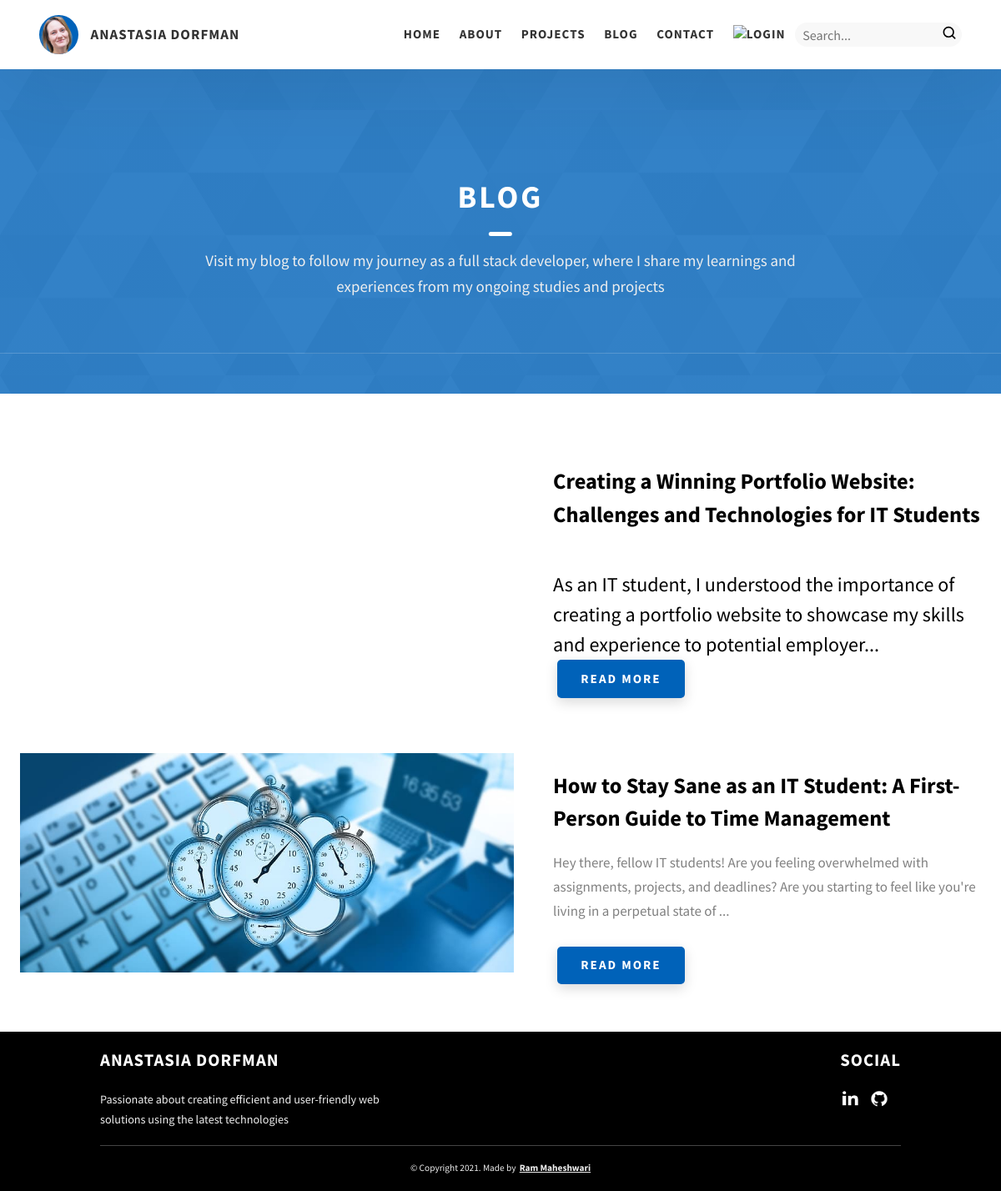
Screenshot of /blog.php with the database file from the repository.
### tables this page shows
CREATE TABLE `posts` (
  `post_id` int(11) NOT NULL AUTO_INCREMENT,
  `title` varchar(255) NOT NULL,
  `content` longtext NOT NULL,
  `created_at` timestamp NOT NULL DEFAULT CURRENT_TIMESTAMP,
  `blog_id` int(11) NOT NULL,
  `user_id` int(11) NOT NULL,
  PRIMARY KEY (`post_id`),
  KEY `FK_posts_idx` (`blog_id`),
  KEY `FK_posts_users_idx` (`user_id`),
  CONSTRAINT `FK_posts` FOREIGN KEY (`blog_id`) REFERENCES `blogs` (`blog_id`) ON DELETE NO ACTION ON UPDATE NO ACTION,
  CONSTRAINT `FK_posts_users` FOREIGN KEY (`user_id`) REFERENCES `users` (`user_id`) ON DELETE CASCADE ON UPDATE CASCADE
);

CREATE TABLE `images` (
  `image_id` int(11) NOT NULL AUTO_INCREMENT,
  `type` varchar(45) NOT NULL DEFAULT 'image',
  `name` varchar(45) DEFAULT NULL,
  `link` varchar(255) NOT NULL,
  `post_id` int(11) DEFAULT NULL,
  `project_id` int(11) DEFAULT NULL,
  PRIMARY KEY (`image_id`),
  KEY `FK_images_posts_idx` (`post_id`),
  KEY `FK_images_projects_idx` (`project_id`),
  CONSTRAINT `FK_images_posts` FOREIGN KEY (`post_id`) REFERENCES `posts` (`post_id`) ON DELETE NO ACTION ON UPDATE NO ACTION,
  CONSTRAINT `FK_images_projects` FOREIGN KEY (`project_id`) REFERENCES `projects` (`id`) ON DELETE NO ACTION ON UPDATE NO ACTION
);

### www/includes/Post.php (called while the page is built, shortened)
<?php
class Post
{
    private $title;
    private $content;
    private $postId;
    private $avatar = '';
    public function __construct(
        int $userId,
        string $title,
        string $content,
        int $blogId,
        array $tags = null,
        int $postId = null,
        array $images = null,
        string $avatar = null
    ) {
        $this->title = $title;
        $this->content = $content;
        $this->postId = $postId;
        $this->avatar = $avatar;
    }
    public function getTitle(): string
    {
        return $this->title;
    }
    public function getContent(): string
    {
        return $this->content;
    }
    public function getPostId(): int
    {
        return $this->postId;
    }
    public function getAvatar(): string
    {
        return $this->avatar;
    }
    public function setAvatar(string $avatar): void
    {
        $this->avatar = $avatar;
    }
    public static function getPosts(int $blogId = null): array
    {
        try {
            $title = '';
            $content = '';
            $dateCreated = '';
            $userId = -1;
            $postId = -1;
            $blogId = $blogId == null ? 1 : $blogId;
            $con = $GLOBALS['con'];
            $sql = "SELECT post_id, title, content, created_at, user_id FROM posts WHERE blog_id = ?";
            $stmt = $con->prepare($sql);
            $stmt->bind_param('i', $blogId);
            $stmt->execute();
            $stmt->bind_result($postId, $title, $content, $dateCreated, $userId);
            $posts = [];
            while ($stmt->fetch()) {
                array_push($posts, new Post($userId, $title, $content, $blogId, [], $postId));
            }
            foreach ($posts as $p) {
                $postId = $p->getPostId();
                $tags = self::getTagsByPostId($postId);
                $images = self::getImagesByPostId($postId);
                $avatar = self::getAvatarByPostId($postId);
            }
            return $posts;
        } catch (Exception $ex) {
            setFeedbackAndRedirect($ex->getMessage(), "error");
        }
    }
    private static function getTagsByPostId($postId): array
    {
        try {
            $con = $GLOBALS['con'];
            $sql = "SELECT tag_name FROM post_tags WHERE post_id = $postId";
            $result = $con->query($sql);
            $tags = [];
            while ($row = $result->fetch_assoc()) {
                array_push($tags, $row['tag_name']);
            }
            return $tags;
        } catch (Exception $ex) {
            setFeedbackAndRedirect($ex->getMessage(), "error");
        }
    }
    private static function getAvatarByPostId($postId): string
    {
        try {
            $con = $GLOBALS['con'];
            $sql = "SELECT link FROM images WHERE post_id = $postId AND type = 'avatar'";
            $result = $con->query($sql);
            $numRows = $result->num_rows;
            $avatar = '';
            if ($numRows == 1) {
                $row = $result->fetch_assoc();
                $avatar = $row['link'];
            }
            return $avatar;
        } catch (Exception $ex) {
            setFeedbackAndRedirect($ex->getMessage(), "error");
        }
    }
    private static function getImagesByPostId($postId): array
    {
        try {
            $con = $GLOBALS['con'];
            $sql = "SELECT link FROM images WHERE post_id = $postId AND type = 'image'";
            $result = $con->query($sql);
            $images = [];
            while ($row = $result->fetch_assoc()) {
                array_push($images, $row['link']);
            }
            return $images;
        } catch (Exception $ex) {
            setFeedbackAndRedirect($ex->getMessage(), "error");
        }
    }
}

### www/blog.php (the view, shortened to what this page needs)
<?php
include_once "includes/Post.php";
$posts = Post::getPosts();
?>
<!DOCTYPE html>
<html lang="en">
<head>
  <link rel="stylesheet" href="includes/css/style.css" />
</head>
<body>
  <?php include "includes/header.php";  ?>
  <section class="search_results">
  <div id="blog" class="contact sec-pad dynamicBg">
    <h2 class="heading heading-sec heading-sec__blog">
      <span class="heading-sec__main heading-sec__main--lt">Blog</span>
      <span class="heading-sec__sub heading-sec__sub--lt">
        Visit my blog to follow my journey as a full stack developer, where I share my learnings and experiences from
        my ongoing studies and projects
      </span>
    </h2>
  </div>
  </section>
  <div class="post__content">
    <div class="projects__row">
      <?php foreach ($posts as $p) { ?>
        <div class="projects__row-img-cont">
          <img src="<?php echo $p->getAvatar() ?>" class="projects__row-img" loading="lazy" />
        </div>
        <div class="projects__row-content">
          <h3 class="projects__row-content-title"><?php echo $p->getTitle() ?></h3>
          <p class="projects__row-content-desc"><?php echo substr("{$p->getContent()}", 0, 170) . '...' ?></p>
          <div class="buttons-container">
            <a href="./post.php?post_id=<?php echo $p->getPostId() ?>" class="btn btn--med btn--theme dynamicBgClr">Read more</a>
          </div>
        </div>
      <?php } ?>
    </div>
  </div>
  <?php include "includes/footer.php"; ?>
</body>
</html>

### www/includes/header.php (shortened to what this page needs)
<header class="header">
  <div class="header__content">
    <div class="header__logo-container">
      <div class="header__logo-img-cont">
        <img src="./assets/icons/anastasia-dorfman.png" alt="Anastasia Dorfman Logo Image" class="header__logo-img" />
      </div>
      <span class="header__logo-sub">Anastasia Dorfman</span>
    </div>
    <div class="header__main">
      <ul class="header__links">
        <li class="header__link-wrapper">
          <a href="./index.php" class="header__link"> Home </a>
        </li>
        <li class="header__link-wrapper">
          <a href="./index.php#about" class="header__link">About </a>
        </li>
        <li class="header__link-wrapper">
          <a href="./index.php#projects" class="header__link">Projects </a>
        </li>
        <li class="header__link-wrapper">
          <a href="./blog.php" class="header__link">Blog </a>
        </li>
        <li class="header__link-wrapper">
          <a href="./index.php#contact" class="header__link"> Contact </a>
        </li>
        <?php
        if (!isset($_SESSION['USERNAME'])) {
        ?>
          <li class="header__link-wrapper">
            <div class="header__search">
              <a href="./login.php" class="header__link" title="Login">
                <img src="assets/svg/login.svg" alt="Login" class="header__search-icon" />
              </a>
            </div>
          </li>
        <?php
        }
        ?>
        <div class="header__search">
          <form action="search.php" method="POST" role="search">
            <input type="text" name="search_query" placeholder="Search..." class="header__search-input" />
            <button type="submit" name="search_btn" class="header__search-button" aria-label="Search">
              <img src="assets/svg/search.svg" alt="Search" class="header__search-icon" />
            </button>
          </form>
        </div>
      </ul>
    </div>
  </div>
</header>

### www/includes/footer.php
<footer class="main-footer">
  <div class="main-container">
    <div class="main-footer__upper">
      <div class="main-footer__row main-footer__row-1">
        <h2 class="heading heading-sm main-footer__heading-sm">
          <span>Social</span>
        </h2>
        <div class="main-footer__social-cont">
          <a target="_blank" rel="noreferrer" href="https://www.linkedin.com/in/anastasiadorfman/">
            <img class="main-footer__icon" src="./assets/icons/linkedin-ico.png" alt="icon" />
          </a>
          <a target="_blank" rel="noreferrer" href="https://github.com/anastasia-dorfman">
            <img class="main-footer__icon" src="./assets/icons/github-ico.png" alt="icon" />
          </a>
        </div>
      </div>
      <div class="main-footer__row main-footer__row-2">
        <h4 class="heading heading-sm text-lt">Anastasia Dorfman</h4>
        <p class="main-footer__short-desc">
          Passionate about creating efficient and user-friendly web solutions using the latest technologies
        </p>
      </div>
    </div>
    <div class="main-footer__lower">
      &copy; Copyright 2021. Made by
      <a rel="noreferrer" target="_blank" href="https://rammaheshwari.com">Ram Maheshwari</a>
    </div>
  </div>
</footer>

### rows the page displays
posts: title "Creating a Winning Portfolio Website: Challenges and Technologies for IT Students", content "As an IT student, I understood the importance of creating a portfolio website to showcase my skills and experience to potential employer"
posts: images.link (picture), title "How to Stay Sane as an IT Student: A First-Person Guide to Time Management", content "Hey there, fellow IT students! Are you feeling overwhelmed with assignments, projects, and deadlines? Are you starting to feel like you're living in a perpetual state of"
